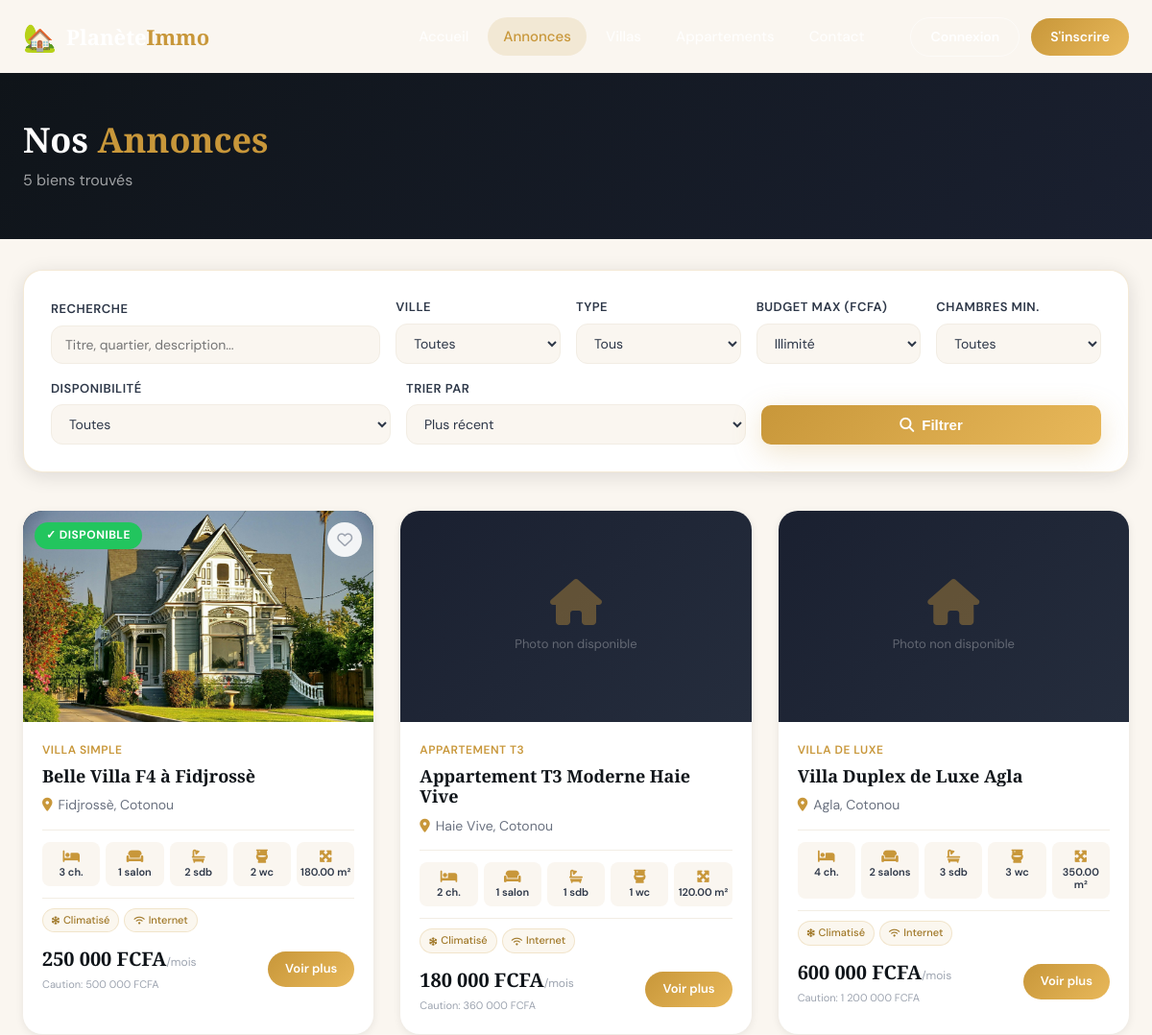
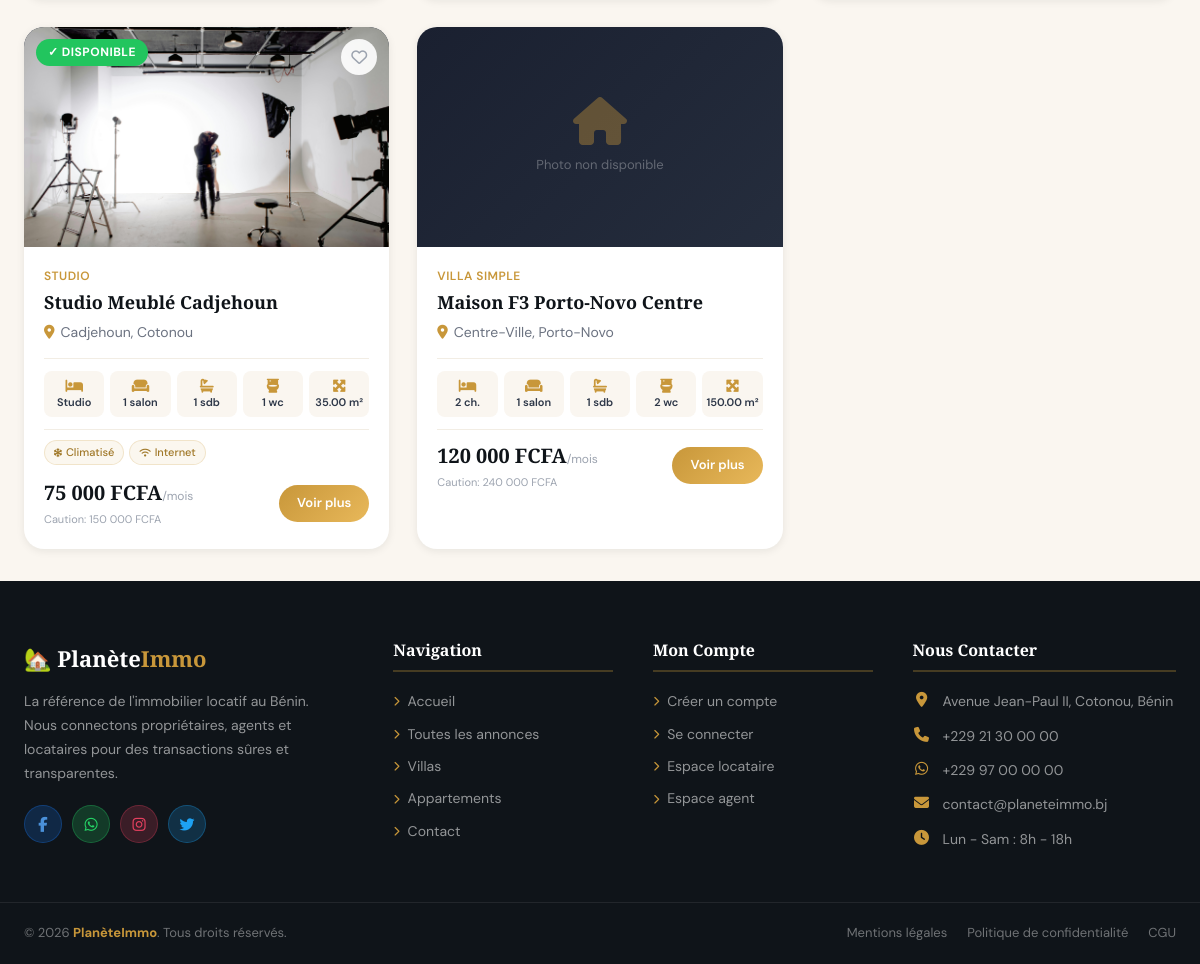
/maisons.php, run on the app's committed database (2 pictures, top to bottom).
### tables this page shows
CREATE TABLE maisons (
    id INT AUTO_INCREMENT PRIMARY KEY,
    titre VARCHAR(200) NOT NULL,
    description TEXT NOT NULL,
    type_id INT,
    agent_id INT NOT NULL,
    ville_id INT,
    quartier VARCHAR(150),
    adresse_complete TEXT,
    prix_mensuel DECIMAL(10,2) NOT NULL,
    caution DECIMAL(10,2) DEFAULT 0,
    surface DECIMAL(8,2),
    nb_chambres INT DEFAULT 1,
    nb_salles_bain INT DEFAULT 1,
    nb_toilettes INT DEFAULT 1,
    nb_salons INT DEFAULT 1,
    garage TINYINT(1) DEFAULT 0,
    piscine TINYINT(1) DEFAULT 0,
    climatisation TINYINT(1) DEFAULT 0,
    eau_courante TINYINT(1) DEFAULT 1,
    electricite TINYINT(1) DEFAULT 1,
    gardien TINYINT(1) DEFAULT 0,
    meublee TINYINT(1) DEFAULT 0,
    balcon TINYINT(1) DEFAULT 0,
    cuisine_equipee TINYINT(1) DEFAULT 0,
    connexion_internet TINYINT(1) DEFAULT 0,
    disponibilite ENUM('disponible','louee','maintenance','vendue') DEFAULT 'disponible',
    date_disponibilite DATE,
    latitude DECIMAL(10,8),
    longitude DECIMAL(11,8),
    vues INT DEFAULT 0,
    statut ENUM('actif','inactif','en_attente') DEFAULT 'en_attente',
    photo_principale VARCHAR(255),
    date_creation TIMESTAMP DEFAULT CURRENT_TIMESTAMP,
    date_modification TIMESTAMP NULL ON UPDATE CURRENT_TIMESTAMP,
    FOREIGN KEY (type_id) REFERENCES types_maison(id),
    FOREIGN KEY (agent_id) REFERENCES users(id),
    FOREIGN KEY (ville_id) REFERENCES villes(id)
);

CREATE TABLE types_maison (
    id INT AUTO_INCREMENT PRIMARY KEY,
    libelle VARCHAR(100) NOT NULL,
    description TEXT
);

CREATE TABLE villes (
    id INT AUTO_INCREMENT PRIMARY KEY,
    nom VARCHAR(100) NOT NULL,
    departement VARCHAR(100) NOT NULL
);

### includes/config.php (called while the page is built, shortened)
<?php
function formatPrix($prix) {
    return number_format($prix, 0, ',', ' ') . ' FCFA';
}
function sanitize($data) {
    return htmlspecialchars(strip_tags(trim($data)));
}
?>

### maisons.php (the view, shortened to what this page needs)
<?php
require_once 'includes/config.php';
$db = getDB();
$recherche = sanitize($_GET['recherche'] ?? '');
$tri       = in_array($_GET['tri'] ?? '', ['prix_asc','prix_desc','recent','vues']) ? $_GET['tri'] : 'recent';
$per_page = 12;
$page = max(1, (int)($_GET['page'] ?? 1));
$offset = ($page - 1) * $per_page;
$where = ["m.statut = 'actif'"];
$params = [];
$order = match($tri) {
    'prix_asc'  => 'ORDER BY m.prix_mensuel ASC',
    'prix_desc' => 'ORDER BY m.prix_mensuel DESC',
    'vues'      => 'ORDER BY m.vues DESC',
    default     => 'ORDER BY m.date_creation DESC',
};
$whereStr = implode(' AND ', $where);
$countStmt = $db->prepare("SELECT COUNT(*) FROM maisons m WHERE $whereStr");
$countStmt->execute($params);
$total = $countStmt->fetchColumn();
$sql = "SELECT m.*, v.nom as ville_nom, t.libelle as type_libelle
        FROM maisons m
        JOIN villes v ON m.ville_id = v.id
        JOIN types_maison t ON m.type_id = t.id
        WHERE $whereStr $order LIMIT $per_page OFFSET $offset";
$stmt = $db->prepare($sql);
$stmt->execute($params);
$maisons = $stmt->fetchAll();
?>
<?php include 'includes/header.php'; ?>
<main style="padding-top:76px">
    <div style="background:linear-gradient(135deg,var(--dark),var(--dark-2));padding:48px 0;margin-bottom:0">
        <div class="container">
            <h1 style="font-family:'Playfair Display',serif;color:var(--white);font-size:36px;margin-bottom:8px">
                Nos <span style="color:var(--gold)">Annonces</span>
            </h1>
            <p style="color:rgba(255,255,255,0.6)"><?= $total ?> bien<?= $total > 1 ? 's' : '' ?> trouvé<?= $total > 1 ? 's' : '' ?><?= $recherche ? " pour \"" . htmlspecialchars($recherche) . "\"" : '' ?></p>
        </div>
    </div>
    <div class="container" style="padding:32px 24px">
        <form method="GET" action="" class="search-filters">
            <div class="filters-row">
                <div class="filter-group" style="flex:2;min-width:220px">
                    <label>Recherche</label>
                    <input type="text" name="recherche" value="<?= htmlspecialchars($recherche) ?>" placeholder="Titre, quartier, description...">
                </div>
                <div class="filter-group">
                    <label>Ville</label>
                    <select name="ville">
                        <option value="">Toutes</option>
                    </select>
                </div>
                <div class="filter-group">
                    <label>Type</label>
                    <select name="type">
                        <option value="">Tous</option>
                    </select>
                </div>
                <div class="filter-group">
                    <label>Budget max (FCFA)</label>
                    <select name="prix_max">
                        <option value="">Illimité</option>
                    </select>
                </div>
                <div class="filter-group">
                    <label>Chambres min.</label>
                    <select name="chambres">
                        <option value="">Toutes</option>
                    </select>
                </div>
                <div class="filter-group">
                    <label>Disponibilité</label>
                    <select name="disponibilite">
                        <option value="">Toutes</option>
                    </select>
                </div>
                <div class="filter-group">
                    <label>Trier par</label>
                    <select name="tri">
                        <option value="recent" <?= $tri === 'recent' ? 'selected' : '' ?>>Plus récent</option>
                    </select>
                </div>
                <div class="filter-group" style="min-width:auto">
                    <label>&nbsp;</label>
                    <button type="submit" class="btn btn-gold" style="width:100%;border-radius:10px;justify-content:center">
                        <i class="fas fa-search"></i> Filtrer
                    </button>
                </div>
            </div>
        </form>
        <?php if (empty($maisons)): ?>
        <div style="text-align:center;padding:80px 24px;background:var(--white);border-radius:20px">
            <i class="fas fa-search" style="font-size:64px;color:var(--text-muted);opacity:0.3;margin-bottom:20px;display:block"></i>
            <h3 style="color:var(--dark);margin-bottom:10px">Aucun résultat trouvé</h3>
            <p style="color:var(--text-light)">Modifiez vos critères de recherche pour trouver des annonces.</p>
            <a href="maisons.php" class="btn btn-gold" style="margin-top:20px">Voir toutes les annonces</a>
        </div>
        <?php else: ?>
        <div class="maisons-grid">
            <?php foreach ($maisons as $m): ?>
            <div class="maison-card">
                <div class="card-image">
                    <?php if ($m['photo_principale']): ?>
                    <img src="<?= SITE_URL ?>/uploads/maisons/<?= htmlspecialchars($m['photo_principale']) ?>"
                         alt="<?= htmlspecialchars($m['titre']) ?>"
                         onerror="this.parentElement.innerHTML='<div class=\'card-image-placeholder\'><i class=\'fas fa-home\'></i><span>Photo non disponible</span></div>'">
                    <?php endif; ?>
                    <span class="card-badge badge-<?= $m['disponibilite'] ?>">
                        <?= $m['disponibilite'] === 'disponible' ? '✓ Disponible' : '✗ Loué' ?>
                    </span>
                    <button class="card-fav toggle-fav" data-id="<?= $m['id'] ?>" title="Favoris">
                        <i class="far fa-heart"></i>
                    </button>
                </div>
                <div class="card-body">
                    <div class="card-type-row">
                        <span class="card-type"><?= htmlspecialchars($m['type_libelle']) ?></span>
                    </div>
                    <h3 class="card-title"><?= htmlspecialchars($m['titre']) ?></h3>
                    <div class="card-location">
                        <i class="fas fa-map-marker-alt" style="color:var(--gold)"></i>
                        <?= htmlspecialchars($m['quartier'] ?? '') ?><?= $m['quartier'] ? ', ' : '' ?><?= htmlspecialchars($m['ville_nom']) ?>
                    </div>
                    <div class="card-specs">
                        <div class="card-spec">
                            <i class="fas fa-bed"></i>
                            <span><?= $m['nb_chambres'] > 0 ? $m['nb_chambres'] . ' ch.' : 'Studio' ?></span>
                        </div>
                        <div class="card-spec">
                            <i class="fas fa-couch"></i>
                            <span><?= max(1,$m['nb_salons'] ?? 1) ?> salon<?= ($m['nb_salons'] ?? 1) > 1 ? 's' : '' ?></span>
                        </div>
                        <div class="card-spec">
                            <i class="fas fa-bath"></i>
                            <span><?= $m['nb_salles_bain'] ?> sdb</span>
                        </div>
                        <div class="card-spec">
                            <i class="fas fa-toilet"></i>
                            <span><?= $m['nb_toilettes'] ?> wc</span>
                        </div>
                        <?php if ($m['surface']): ?>
                        <div class="card-spec">
                            <i class="fas fa-expand-arrows-alt"></i>
                            <span><?= $m['surface'] ?> m²</span>
                        </div>
                        <?php endif; ?>
                    </div>
                    <?php
                    $extras = [];
                    if ($m['climatisation'])      $extras[] = ['fas fa-snowflake','Climatisé'];
                    if ($m['connexion_internet']) $extras[] = ['fas fa-wifi','Internet'];
                    if (!empty($extras)): ?>
                    <div class="card-extras">
                        <?php foreach (array_slice($extras, 0, 4) as $ex): ?>
                        <span class="card-extra-tag"><i class="<?= $ex[0] ?>"></i> <?= $ex[1] ?></span>
                        <?php endforeach; ?>
                    </div>
                    <?php endif; ?>
                    <div class="card-footer">
                        <div>
                            <div class="card-prix"><?= formatPrix($m['prix_mensuel']) ?><span>/mois</span></div>
                            <?php if ($m['caution']): ?>
                            <div style="font-size:11px;color:var(--text-muted);margin-top:2px">Caution: <?= formatPrix($m['caution']) ?></div>
                            <?php endif; ?>
                        </div>
                        <a href="<?= SITE_URL ?>/detail.php?id=<?= $m['id'] ?>" class="card-btn">Voir plus</a>
                    </div>
                </div>
            </div>
            <?php endforeach; ?>
        </div>
        <?php endif; ?>
    </div>
</main>
<?php include 'includes/footer.php'; ?>

### data on the page
maisons: photo_principale (picture), disponibilite "✓ DISPONIBLE", type.libelle "VILLA SIMPLE", titre "Belle Villa F4 à Fidjrossè", quartier "Fidjrossè", ville.nom "Cotonou", nb_chambres "3", nb_salons "1", nb_salles_bain "2", nb_toilettes "2", surface "180.00", ex "Climatisé", ex "Internet", prix_mensuel "250 000 FCFA", caution "500 000 FCFA"
maisons: type.libelle "APPARTEMENT T3", titre "Appartement T3 Moderne Haie Vive", quartier "Haie Vive", ville.nom "Cotonou", nb_chambres "2", nb_salons "1", nb_salles_bain "1", nb_toilettes "1", surface "120.00", ex "Climatisé", ex "Internet", prix_mensuel "180 000 FCFA", caution "360 000 FCFA"
maisons: type.libelle "VILLA DE LUXE", titre "Villa Duplex de Luxe Agla", quartier "Agla", ville.nom "Cotonou", nb_chambres "4", nb_salons "2", nb_salles_bain "3", nb_toilettes "3", surface "350.00", ex "Climatisé", ex "Internet", prix_mensuel "600 000 FCFA", caution "1 200 000 FCFA"
maisons: photo_principale (picture), disponibilite "✓ DISPONIBLE", type.libelle "STUDIO", titre "Studio Meublé Cadjehoun", quartier "Cadjehoun", ville.nom "Cotonou", nb_chambres "Studio", nb_salons "1", nb_salles_bain "1", nb_toilettes "1", surface "35.00", ex "Climatisé", ex "Internet", prix_mensuel "75 000 FCFA", caution "150 000 FCFA"
maisons: type.libelle "VILLA SIMPLE", titre "Maison F3 Porto-Novo Centre", quartier "Centre-Ville", ville.nom "Porto-Novo", nb_chambres "2", nb_salons "1", nb_salles_bain "1", nb_toilettes "2", surface "150.00", prix_mensuel "120 000 FCFA", caution "240 000 FCFA"

### other printed values
$total "5"
